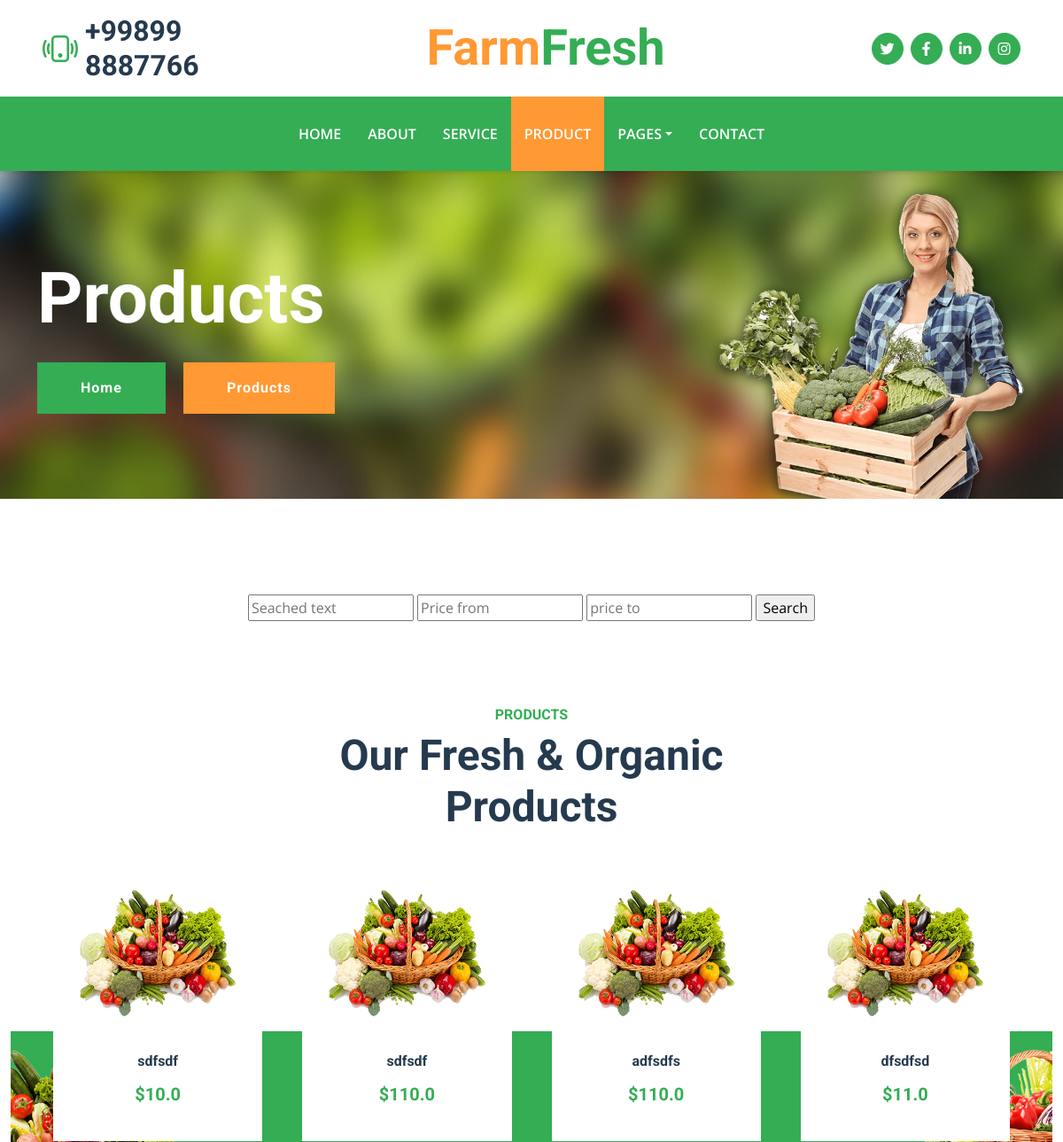
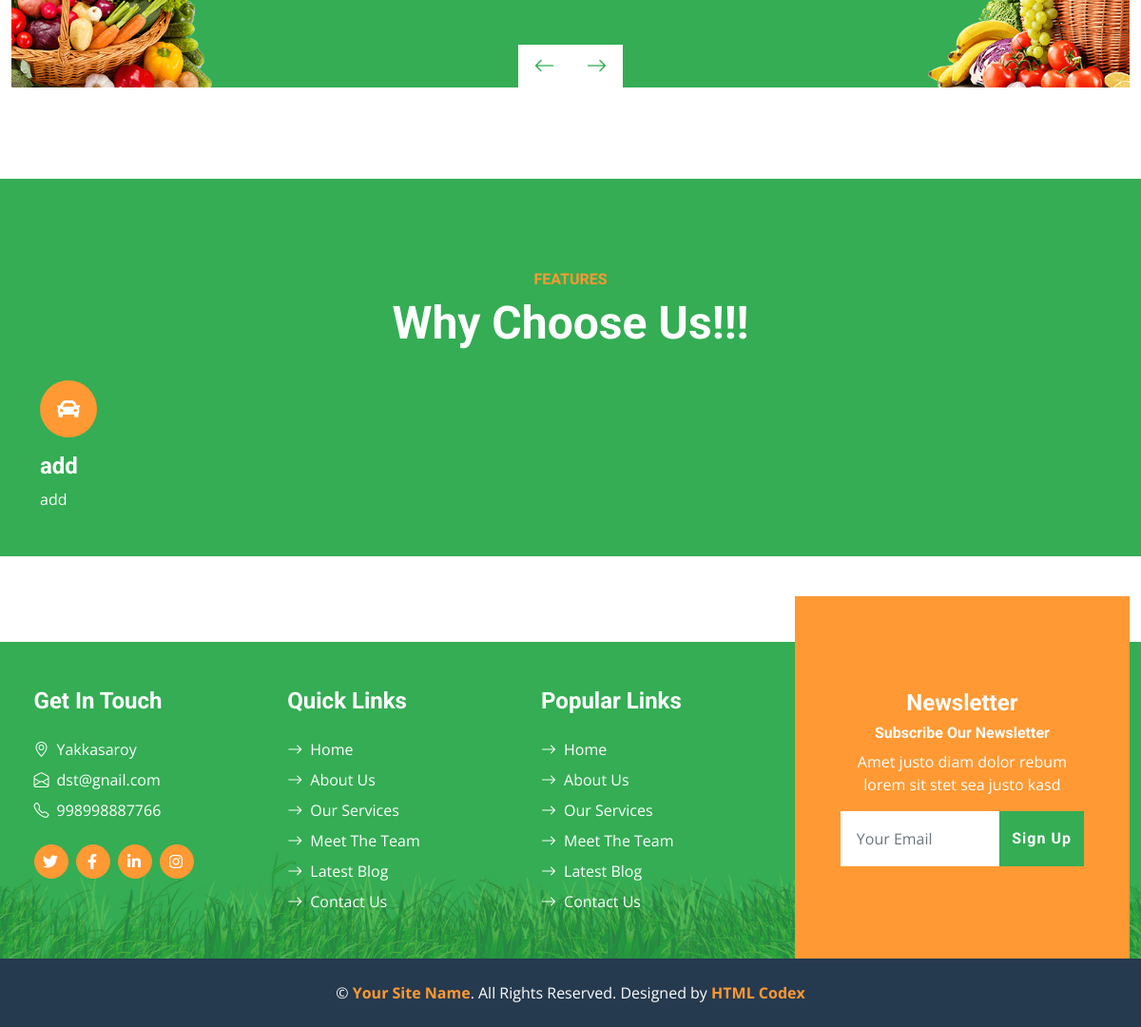
The app's page /product/ with its own data (2 pictures, top to bottom).
### farmfresh/models.py (models this page shows, shortened)
class Product(models.Model):
    title = models.CharField(max_length=20)
    description = models.CharField(max_length=350)
    price = models.FloatField(default=0)
    product_date = models.DateTimeField()
    update_date = models.DateTimeField(auto_now=True)
    category = models.ForeignKey(Category, on_delete=models.CASCADE)
    image = models.ImageField(upload_to = 'mobile_images')
    class Meta:
        ordering = ['-product_date']

class Feature(models.Model):
    title = models.CharField(max_length=100)
    description = models.CharField(max_length=100)

class AboutUs(models.Model):
    adress = models.CharField(max_length=255)
    email = models.EmailField()
    phone_number = models.CharField(max_length=255)
    city = models.ForeignKey(City, on_delete=models.CASCADE)

### farmfresh/views.py (the view)
# urls.py: path('product/', ProductsListView.as_view() , name='product'),
class ProductsListView(ListView):
    model=Product
    template_name = 'product.html'
    context_object_name = 'product'
    success_url ='/'
    def get_context_data(self, **kwargs):
        q = Product.objects.all()
        url_dict = self.request.GET
        if 'search-text' in url_dict and url_dict['search-text']:
            text = url_dict.get('search-text')
            q = q.filter(Q(title__icontains=text) | Q(description__icontains=text))
        if 'from-price' in url_dict and url_dict['from-price']:
            from_price = int(url_dict['from-price'])
            q = q.filter(price__gte=from_price)
        if 'to-price' in url_dict and url_dict['to-price']:
            to_price = int(url_dict['to-price'])
            q = q.filter(price__lte=to_price)
        featuredisplay = Feature.objects.all()
        aboutdisplay = AboutUs.objects.all()
        context = {'product': q, "Feature": featuredisplay, "AboutUs":aboutdisplay}
        return context

### templates/product.html (shortened to what this page needs)
{% load static %}
{% load i18n %}
<!DOCTYPE html>
<html lang="en">
<head>
    <link href="https://cdnjs.cloudflare.com/ajax/libs/font-awesome/5.15.0/css/all.min.css" rel="stylesheet">
    <link href="https://cdn.jsdelivr.net/npm/bootstrap-icons@1.4.1/font/bootstrap-icons.css" rel="stylesheet">
    <link href="{% static 'css/assets/owl.carousel.min.css' %}" rel="stylesheet">
    <link href="{% static 'css/bootstrap.min.css' %}" rel="stylesheet">
    <link href="{% static 'css/style.css' %}" rel="stylesheet">
</head>
<body>
    <div class="container-fluid px-5 d-none d-lg-block">
        <div class="row gx-5 py-3 align-items-center">
            <div class="col-lg-3">
                <div class="d-flex align-items-center justify-content-start">
                    <i class="bi bi-phone-vibrate fs-1 text-primary me-2"></i>
                    <h2 class="mb-0">+99899 8887766</h2>
                </div>
            </div>
            <div class="col-lg-6">
                <div class="d-flex align-items-center justify-content-center">
                    <a href="index.html" class="navbar-brand ms-lg-5">
                        <h1 class="m-0 display-4 text-primary"><span class="text-secondary">{% trans "Farm" %}</span>{% trans "Fresh"%}</h1>
                    </a>
                </div>
            </div>
            <div class="col-lg-3">
                <div class="d-flex align-items-center justify-content-end">
                    <a class="btn btn-primary btn-square rounded-circle me-2" href="https://www.twitter.com/"><i
                            class="fab fa-twitter"></i></a>
                    <a class="btn btn-primary btn-square rounded-circle me-2" href="https://www.facebook.com/"><i
                            class="fab fa-facebook-f"></i></a>
                    <a class="btn btn-primary btn-square rounded-circle me-2" href="https://www.linkedin.com/"><i
                            class="fab fa-linkedin-in"></i></a>
                    <a class="btn btn-primary btn-square rounded-circle" href="https://www.instagram.com/"><i
                            class="fab fa-instagram"></i></a>
                </div>
            </div>
        </div>
    </div>
    <nav class="navbar navbar-expand-lg bg-primary navbar-dark shadow-sm py-3 py-lg-0 px-3 px-lg-5">
        <div class="collapse navbar-collapse" id="navbarCollapse">
            <div class="navbar-nav mx-auto py-0">
                <a href="{% url 'index' %}" class="nav-item nav-link">{% trans "Home" %}</a>
                <a href="{% url 'about' %}" class="nav-item nav-link">{% trans "About" %}</a>
                <a href="{% url 'service' %}" class="nav-item nav-link">{% trans "Service" %}</a>
                <a href="{% url 'product' %}" class="nav-item nav-link active">{% trans "Product" %}</a>
                <div class="nav-item dropdown">
                    <a href="#" class="nav-link dropdown-toggle" data-bs-toggle="dropdown">Pages</a>
                </div>
                <a href="{% url 'contact' %}" class="nav-item nav-link">{% trans "Contact" %}</a>
            </div>
        </div>
    </nav>
    <div class="container-fluid bg-primary py-5 bg-hero mb-5">
        <div class="container py-5">
            <div class="row justify-content-start">
                <div class="col-lg-8 text-center text-lg-start">
                    <h1 class="display-1 text-white mb-md-4">{% trans "Products" %}</h1>
                    <a href="" class="btn btn-primary py-md-3 px-md-5 me-3">{% trans "Home" %}</a>
                    <a href="" class="btn btn-secondary py-md-3 px-md-5">{% trans "Products" %}</a>
                </div>
            </div>
        </div>
    </div>
    <div class="search-all">
        <form action="search" method="get">
            <input type="text" name="search-text" placeholder="Seached text">
            <input type="number" name="from-price" placeholder="Price from">
            <input type="number" name="to-price" placeholder="price to">
            <input type="submit" value="Search">
        </form>
    </div>
    <br><br>
    <div class="container-fluid py-5">
        <div class="container1">
            <div class="mx-auto text-center mb-5" style="max-width: 500px;">
                <h6 class="text-primary text-uppercase">{% trans "Products" %}</h6>
                <h1 class="display-5">{% trans "Our Fresh & Organic Products" %}</h1>
            </div>
            <div class="owl-carousel product-carousel px-5">
                {% for item in product %}
                <div class="pb-5 d-flex">
                    <div class="product-item position-relative bg-white d-flex flex-column text-center"
                        style="width: 250px; height: 300px;">
                        <img class="img-fluid mb-4" src="{{item.image.url}}" alt="">
                        <h6 class="mb-3">{{item.title}}</h6>
                        <h5 class="text-primary mb-0">${{item.price}}</h5>
                    </div>
                </div>
                {% endfor %}
            </div>
        </div>
    </div>
    <div class="container-fluid bg-primary feature py-5 pb-lg-0 my-5">
        <div class="container py-5 pb-lg-0">
            <div class="mx-auto text-center mb-3 pb-2" style="max-width: 500px;">
                <h6 class="text-uppercase text-secondary">{% trans "Features" %}</h6>
                <h1 class="display-5 text-white">{% trans "Why Choose Us!!!" %}</h1>
            </div>
            <div class="row g-5">
                {% for item in Feature %}
                <div class="col-lg-3">
                    <div class="text-white mb-5">
                        <div class="bg-secondary rounded-pill d-flex align-items-center justify-content-center mb-3"
                            style="width: 60px; height: 60px;">
                            <i class="fa fa-car fs-4 text-white"></i>
                        </div>
                        <h4 class="text-white">{{item.title}}</h4>
                        <p class="mb-0">{{item.description}}</p>
                    </div>
                </div>
                {%endfor%}
            </div>
        </div>
    </div>
    <div class="container-fluid bg-footer bg-primary text-white mt-5">
        <div class="footer">
            <div class="row gx-5">
                <div class="col-lg-8 col-md-6">
                    <div class="row gx-5">
                        <div class="col-lg-4 col-md-12 pt-5 mb-5">
                            {% for item in AboutUs %}
                            {% if item.id == 1 %}
                            <h4 class="text-white mb-4">Get In Touch</h4>
                            <div class="d-flex mb-2">
                                <i class="bi bi-geo-alt text-white me-2"></i>
                                <p class="text-white mb-0">{{item.adress}}</p>
                            </div>
                            <div class="d-flex mb-2">
                                <i class="bi bi-envelope-open text-white me-2"></i>
                                <p class="text-white mb-0">{{item.email}}</p>
                            </div>
                            <div class="d-flex mb-2">
                                <i class="bi bi-telephone text-white me-2"></i>
                                <p class="text-white mb-0">{{item.phone_number}}</p>
                            </div>
                            <div class="d-flex mt-4">
                                <a class="btn btn-secondary btn-square rounded-circle me-2"
                                    href="https://www.twitter.com/"><i class="fab fa-twitter"></i></a>
                                <a class="btn btn-secondary btn-square rounded-circle me-2"
                                    href="https://www.facebook.com/"><i class="fab fa-facebook-f"></i></a>
                                <a class="btn btn-secondary btn-square rounded-circle me-2"
                                    href="https://www.linkedin.com/"><i class="fab fa-linkedin-in"></i></a>
                                <a class="btn btn-secondary btn-square rounded-circle" href="https://www.instagram.com/"><i
                                        class="fab fa-instagram"></i></a>
                            </div>
                            {%endif%}
                            {%endfor%}
                        </div>
                        <div class="col-lg-4 col-md-12 pt-0 pt-lg-5 mb-5">
                            <h4 class="text-white mb-4">Quick Links</h4>
                            <div class="d-flex flex-column justify-content-start">
                                <a class="text-white mb-2" href="{% url 'index' %}"><i
                                        class="bi bi-arrow-right text-white me-2"></i>Home</a>
                                <a class="text-white mb-2" href="{% url 'about' %}"><i
                                        class="bi bi-arrow-right text-white me-2"></i>About
                                    Us</a>
                                <a class="text-white mb-2" href="{% url 'service' %}"><i
                                        class="bi bi-arrow-right text-white me-2"></i>Our
                                    Services</a>
                                <a class="text-white mb-2" href="{% url 'team' %}"><i
                                        class="bi bi-arrow-right text-white me-2"></i>Meet The
                                    Team</a>
                                <a class="text-white mb-2" href="{% url 'blog' %}"><i
                                        class="bi bi-arrow-right text-white me-2"></i>Latest
                                    Blog</a>
                                <a class="text-white" href="{% url 'contact' %}"><i
                                        class="bi bi-arrow-right text-white me-2"></i>Contact Us</a>
                            </div>
                        </div>
                        <div class="col-lg-4 col-md-12 pt-0 pt-lg-5 mb-5">
                            <h4 class="text-white mb-4">Popular Links</h4>
                            <div class="d-flex flex-column justify-content-start">
                                <a class="text-white mb-2" href="{% url 'index' %}"><i
                                        class="bi bi-arrow-right text-white me-2"></i>Home</a>
                                <a class="text-white mb-2" href="{% url 'about' %}"><i
                                        class="bi bi-arrow-right text-white me-2"></i>About
                                    Us</a>
                                <a class="text-white mb-2" href="{% url 'service' %}"><i
                                        class="bi bi-arrow-right text-white me-2"></i>Our
                                    Services</a>
                                <a class="text-white mb-2" href="{% url 'team' %}"><i
                                        class="bi bi-arrow-right text-white me-2"></i>Meet The
                                    Team</a>
                                <a class="text-white mb-2" href="{% url 'blog' %}"><i
                                        class="bi bi-arrow-right text-white me-2"></i>Latest
                                    Blog</a>
                                <a class="text-white" href="{% url 'contact' %}"><i
                                        class="bi bi-arrow-right text-white me-2"></i>Contact Us</a>
                            </div>
                        </div>
                    </div>
                </div>
                <div class="col-lg-4 col-md-6 mt-lg-n5">
                    <div class="d-flex flex-column align-items-center justify-content-center text-center h-100 bg-secondary p-5">
                        <h4 class="text-white">{% trans "Newsletter" %}</h4>
                        <h6 class="text-white">{% trans "Subscribe Our Newsletter" %}</h6>
                        <p>{% trans "Amet justo diam dolor rebum lorem sit stet sea justo kasd" %}</p>
                        <form action="{% url 'index' %}" method="post">
                            <div class="input-group">
                                <input type="text" name = email class="form-control border-white p-3" placeholder="Your Email">
                                <button class="btn btn-primary">{% trans "Sign Up" %} </button>
                            </div>
                        </form>
                    </div>
                </div>
            </div>
        </div>
    </div>
    <div class="container-fluid bg-dark text-white py-4">
        <div class="container text-center">
            <p class="mb-0">&copy; <a class="text-secondary fw-bold" href="#">Your Site Name</a>. All Rights Reserved.
                Designed by <a class="text-secondary fw-bold" href="https://htmlcodex.com">HTML Codex</a></p>
        </div>
    </div>
</body>
</html>

### static/css/style.css (style rules this page uses)
:root { --primary: #34AD54; --secondary: #FF9933; --light: #F6FFF2; --dark: #263A4F; }
.btn { font-family: 'Roboto', sans-serif; letter-spacing: 1px; font-weight: 700; transition: .5s; }
.btn-primary, .btn-secondary { color: #FFFFFF; }
.btn-square { width: 36px; height: 36px; }
.btn-square, .btn-sm-square, .btn-lg-square { padding-left: 0; padding-right: 0; text-align: center; }
.navbar-dark .navbar-nav .nav-link { padding: 30px 15px; font-size: 16px; font-weight: 600; color: #FFFFFF; text-transform: uppercase; transition: .5s; }
.navbar-dark .navbar-nav .nav-link:hover, .navbar-dark .navbar-nav .nav-link.active { background: var(--secondary); }
.bg-hero { background: url(../img/carousel-1.jpg) top right no-repeat; background-size: cover; }
.product-item { padding: 0 30px 30px 30px; }
.product-item h5 { transition: .5s; }
.product-carousel::after { position: absolute; content: ""; width: 100%; height: 55%; bottom: 0; left: 0; background: url(../img/bg-product-1.png) left bottom no-repeat, url(../img/bg-product-2.png) right bottom no-repeat; background-size: contain; background-color: var(--primary); z-index: -1; }
.bg-footer { background: linear-gradient(rgba(52, 173, 84, .7), rgba(52, 173, 84, .7)), url(../img/footer.png) center bottom no-repeat; background-size: contain; }
@media (min-width: 991.98px) { .bg-footer { margin-top: 90px !important; } }

### templates/product.html (style rules this page uses)
.search-all { text-align: center; padding-top: 5%; }
.footer { text-align: 5%; padding-left: 2%; }

### records on screen
Product: image (picture), title "sdfsdf", price "10.0"
Product: image (picture), title "sdfsdf", price "110.0"
Product: image (picture), title "adfsdfs", price "110.0"
Product: image (picture), title "dfsdfsd", price "11.0"
Feature: title "add", description "add"
AboutUs: adress "Yakkasaroy", email "dst@gnail.com", phone_number "998998887766"
